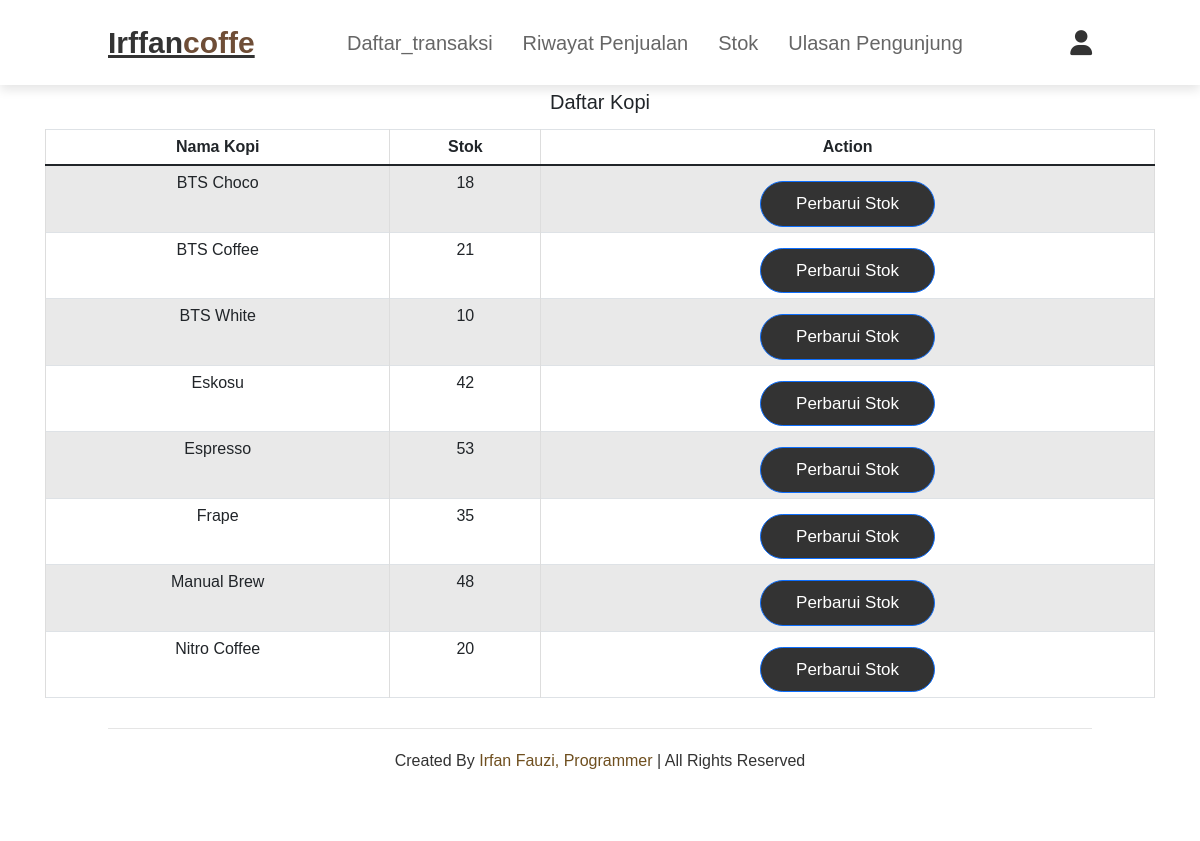
The app's page /admin/admin_stok.php with its own data.
### tables this page shows
CREATE TABLE `kopi` (
  `id_kopi` int(11) NOT NULL,
  `nama_kopi` varchar(100) NOT NULL,
  `jenis_kopi` varchar(50) NOT NULL,
  `harga` decimal(10,2) NOT NULL,
  `stok` int(11) NOT NULL,
  `deskripsi` text DEFAULT NULL,
  `gambar_produk` varchar(255) DEFAULT NULL
);

### admin/admin_stok.php (the view, shortened to what this page needs)
<?php
require_once('../config.php');
$kopiQuery = $db->query("SELECT id_kopi, nama_kopi, stok FROM kopi");
$kopiList = $kopiQuery->fetchAll(PDO::FETCH_ASSOC);
?>
<!DOCTYPE html>
<html lang="id">
<head>
    <link href="https://cdn.jsdelivr.net/npm/bootstrap@5.3.0-alpha1/dist/css/bootstrap.min.css" rel="stylesheet">
</head>
<body>
<?php include('../register/navadmin.php'); ?>
<div class="container">
    <h2 class="text-center mb-4">Daftar Kopi</h2>
    <table class="table table-striped table-bordered">
        <thead>
            <tr>
                <th>Nama Kopi</th>
                <th>Stok</th>
                <th>Action</th>
            </tr>
        </thead>
        <tbody>
            <?php foreach ($kopiList as $kopi) : ?>
                <tr>
                    <td><?= $kopi['nama_kopi'] ?></td>
                    <td><?= $kopi['stok'] ?></td>
                    <td>
                        <button class="btn btn-primary" data-id="<?= $kopi['id_kopi'] ?>" data-nama="<?= $kopi['nama_kopi'] ?>" data-stok="<?= $kopi['stok'] ?>" data-bs-toggle="modal" data-bs-target="#modalPerbaruiStok">
                            <i class="bi bi-plus-circle"></i> Perbarui Stok
                        </button>
                    </td>
                </tr>
            <?php endforeach; ?>
        </tbody>
    </table>
</div>
<?php include('../register/footer.php'); ?>
</body>
</html>

### admin/admin_stok.php (style rules this page uses)
body { background-color: #f4f1eb; color: #4b2e1a; font-family: 'Arial', sans-serif; }
.table { font-size: 16px; background-color: #fff; border-radius: 10px; }
.table th, .table td { text-align: center; padding: 10px; border: 1px solid #ddd; font-size: 16px; }
.table-striped tbody tr:nth-of-type(odd) { background-color: #f5f5f5; }
.btn { font-size: 14px; }
.btn-primary { background-color: #6f4f1e; border-color: #6f4f1e; }
body { padding-top: 90px; }

### register/navadmin.php (style rules this page uses)
:root { --pink: #e84393; --dark: #333; --light: #fff; --gray: #999; --brown: #6f4e37; }
* { margin: 0; padding: 0; font-family: Verdana, Geneva, Tahoma, sans-serif; outline: none; text-decoration: none; text-transform: capitalize; transition: .2s linear; }
html { font-size: 62.5%; scroll-behavior: smooth; scroll-padding-top: 6rem; overflow-y: auto; }
.btn { display: inline-block; margin-top: 1rem; border-radius: 5rem; background: var(--dark); color: var(--light); padding: .9rem 3.5rem; cursor: pointer; font-size: 1.7rem; text-align: center; }

### records on screen
kopi: nama_kopi "BTS Choco", stok "18"
kopi: nama_kopi "BTS Coffee", stok "21"
kopi: nama_kopi "BTS White", stok "10"
kopi: nama_kopi "Eskosu", stok "42"
kopi: nama_kopi "Espresso", stok "53"
kopi: nama_kopi "Frape", stok "35"
kopi: nama_kopi "Manual Brew", stok "48"
kopi: nama_kopi "Nitro Coffee", stok "20"
